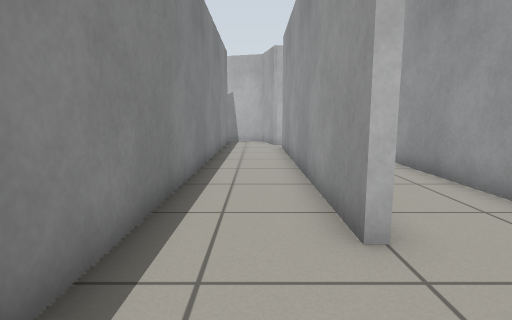
view 1 (above)

16 first-person views from a walk through a robot-simulator world made for Gazebo. The camera is 0.72 m above the floor, tilts 8° down and sees 80° across. The lines on the ground mark 1 m squares. The floor is counted in squares, 0.5 m on a side. Each view is taken from the middle of a square. On the plan, view 1 faces up. The plan holds only what a view shows up to about 14 squares ahead; the rest is blank. The robots in the file are not drawn. Some stock models are drawn as simple stand-ins.

view 2
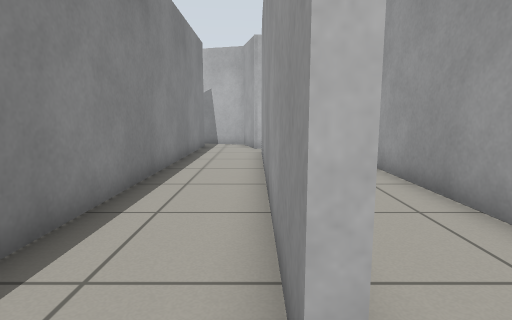

view 3
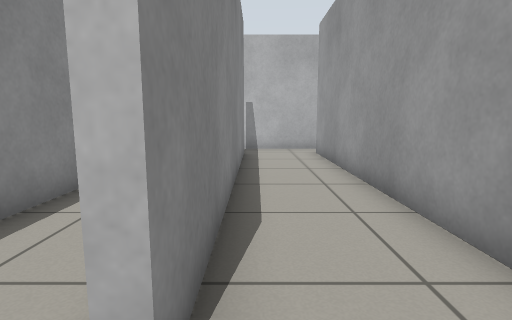

view 4
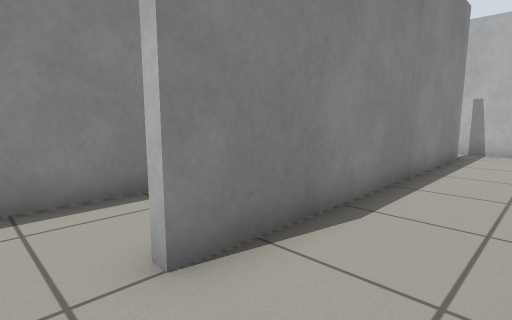

view 5
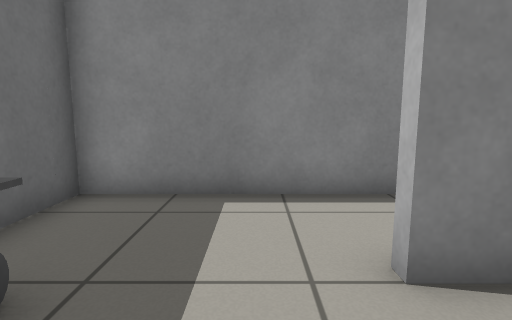

view 6
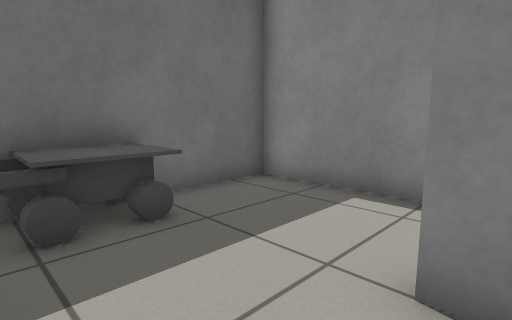

view 7
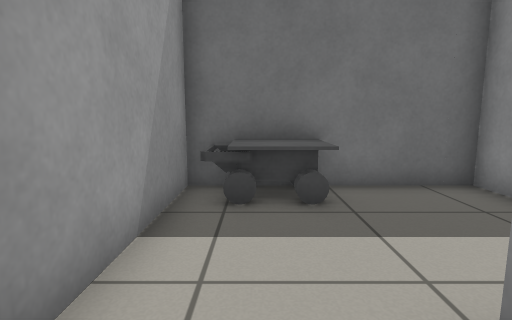

view 8
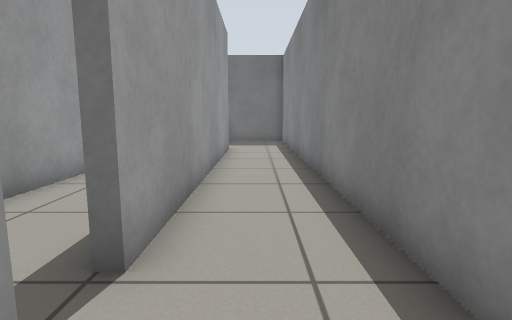

view 9
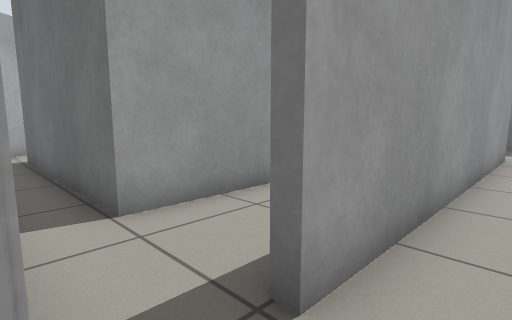

view 10
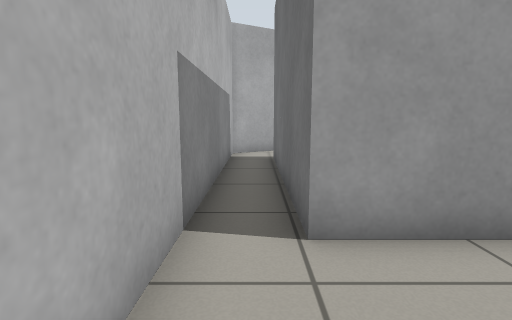

view 11
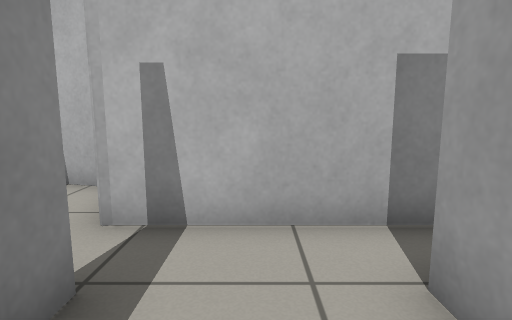

view 12
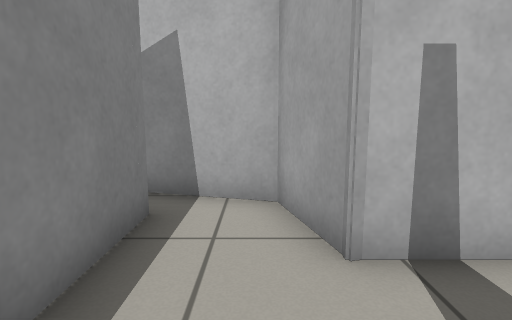

view 13
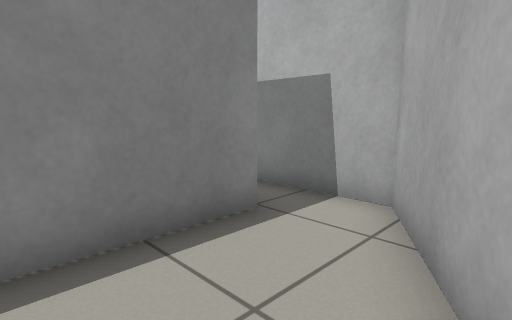

view 14
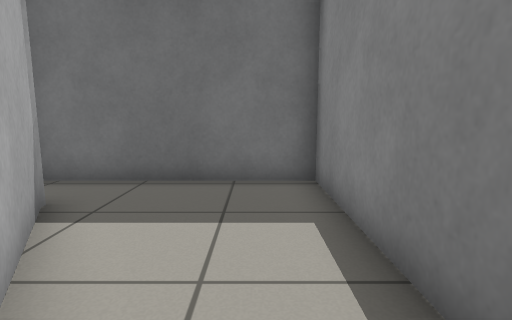

view 15
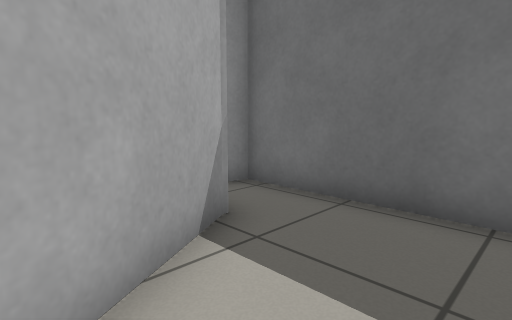

view 16
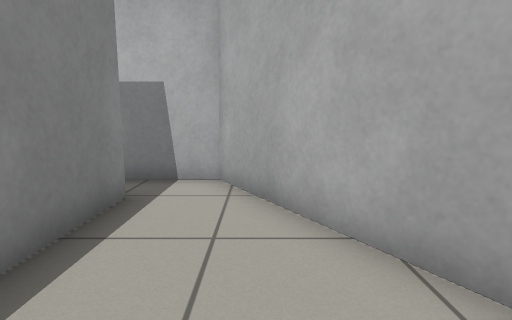

### Floor plan
Points are (right, up) in squares from view 1. A wall is a line through its corners. A room is listed if a view was taken in it or the views show most of it. See-through windows are left out.
Room 1 (views 1, 8, 9, 12)
walls: (1.2, 3.3) (1.2, 14.4); (-1.6, 15.5) (-1.6, -1.3) (0.6, -1.3); (0.9, 15.9) (0.4, 18.1)
ways out: opening at (-1, 16.5) to room 2; opening at (1, 1.5) to room 2; opening at (1, 15) to room 2
Room 2 (views 2, 3, 4, 5, 6, 7, 10, 11)
walls: (4.4, 0.8) (4.4, 14.4); (0.6, -1.3) (1.6, -1.3); (1.2, 14.4) (1.5, 14.4) (1.5, 3.3) (1.2, 3.3); (4.6, 15.9) (0.9, 15.9); (-1.6, 17.5) (-1.6, 15.5); (0.4, 18.1) (-2.1, 18.7)
ways out: opening at (-1, 16.5) to room 1; opening at (1, 1.5) to room 1; opening at (1, 15) to room 1; opening at (5, 15) to room 3
objects: other object (2, -1) to (4, 0)
Room 3 (views 13, 14, 15, 16)
walls: (16.5, 10.2) (13.2, 15.9) (4.6, 15.9); (4.4, 14.4) (11.6, 14.4) (11.6, 8.2) (18.1, 8.2) (18.2, 8.8)
ways out: opening at (5, 15) to room 2

Positions as (right, up) in squares from view 1, and headings:
1: (0, 0), facing up
2: (1, 2), facing up
3: (2, 2), facing up
4: (4, 2), facing up-left
5: (4, 2), facing left
6: (4, 4), facing down-left
7: (3, 5), facing down
8: (0, 17), facing down
9: (0, 16), facing down-right
10: (1, 15), facing right
11: (3, 12), facing up
12: (0, 13), facing up
13: (15, 11), facing up-left
14: (13, 15), facing down
15: (13, 13), facing down-right
16: (14, 9), facing up
